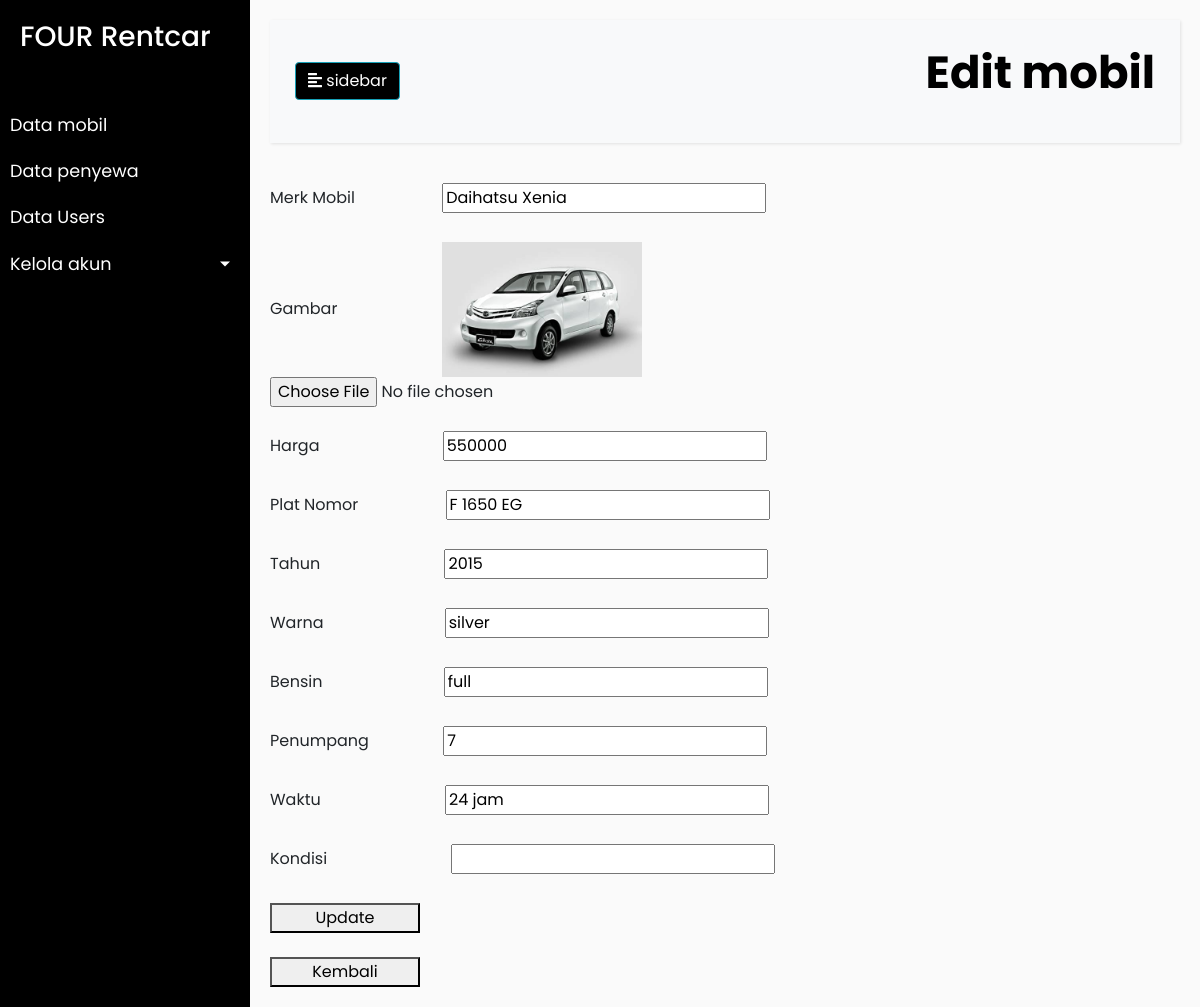
Screenshot of /editmobil.php?id=1 with the database file from the repository.
### tables this page shows
CREATE TABLE `tb_mobil` (
  `id_mobil` int(11) NOT NULL,
  `merk` varchar(255) DEFAULT NULL,
  `gambar` varchar(256) NOT NULL,
  `harga` int(100) DEFAULT NULL,
  `plat_no` varchar(255) DEFAULT NULL,
  `tahun` int(50) DEFAULT NULL,
  `warna` varchar(255) DEFAULT NULL,
  `bensin` varchar(255) DEFAULT NULL,
  `penumpang` int(50) DEFAULT NULL,
  `waktu` varchar(255) DEFAULT NULL
);

### koneksi.php (called while the page is built, shortened)
<?php
$koneksi = mysqli_connect("localhost", "root", "", "rentalkendaraan");
function query($query)
{
    global $koneksi;
    $result = mysqli_query($koneksi, $query);
    $rows = [];
    while ($row = mysqli_fetch_assoc($result)) {
        $rows[] = $row;
    }
    return $rows;
}

### editmobil.php (the view, shortened to what this page needs)
<?php
require 'koneksi.php';
$id = $_GET["id"];
$mobil = query("SELECT * FROM tb_mobil WHERE id_mobil = $id")[0];
?>
<?php include "header.php"; ?>
        <div id="content">
            <nav class="navbar navbar-expand-lg navbar-light bg-light">
                <div class="container-fluid">
                    <button type="button" id="sidebarCollapse" class="btn btn-info">
                        <i class="fas fa-align-left"></i>
                        <span>sidebar</span>
                    </button>
                    <p style="color: black; font-size: 45px; font-weight: bold;">Edit mobil</p>
                    </div>
            </nav>
            <form action="" method="POST" enctype="multipart/form-data">
                <label for="merk">Merk Mobil</label>
                <input type="text" name="merk" id="merk" required="" value="<?= $mobil["merk"]; ?>" style="margin-left: 83px;"><br><br>
                <label for="gambar">Gambar</label>
                <img src="image/<?= $mobil['gambar']; ?>" width="200px" style="margin-left: 100px;"><br>
                <input type="file" name="gambar" id="gambar">
                <br><br>
                <label for="harga">Harga</label>
                <input type="number" name="harga" id="harga" required="" value="<?= $mobil["harga"]; ?>" style="margin-left: 119px;">
                <br><br>
                <label for="plat_no">Plat Nomor</label>
                <input type="text" name="plat_no" id="plat_no" required="" value="<?= $mobil["plat_no"]; ?>" style="margin-left: 83px;">
                <br><br>
                <label for="tahun">Tahun</label>
                <input type="number" name="tahun" id="tahun" required="" value="<?= $mobil["tahun"]; ?>" style="margin-left: 120px;">
                <br><br>
                <label for="warna">Warna</label>
                <input type="text" name="warna" id="warna" required="" value="<?= $mobil["warna"]; ?>" style="margin-left: 117px;">
                <br><br>
                <label for="bensin">Bensin</label>
                <input type="text" name="bensin" id="bensin" required="" value="<?= $mobil["bensin"]; ?>" style="margin-left: 117px;">
                <br><br>
                <label for="penumpang">Penumpang</label>
                <input type="number" name="penumpang" id="penumpang" required="" value="<?= $mobil["penumpang"]; ?>" style="margin-left: 70px;">
                <br><br>
                <label for="waktu">Waktu</label>
                <input type="text" name="waktu" id="waktu" required="" value="<?= $mobil["waktu"]; ?>" style="margin-left: 120px;">
                <br><br>
                <label for="kondisi">Kondisi</label>
                <input type="text" name="kondisi" id="kondisi" required="" value="<?= $mobil["kondisi"]; ?>" style="margin-left: 120px;">
                <br><br>
                <button type="submit" name="submit" style="width: 150px;">Update</button><br><br>
                <a href="datamobil.php"><button type="button" style="width: 150px;">Kembali</button></a>
            </form>
        </div>
<?php include "footer.php"; ?>

### style.css (style rules this page uses)
body { font-family: 'Poppins', sans-serif; background: #fafafa; }
p { font-family: 'Poppins', sans-serif; font-size: 1.1em; font-weight: 300; line-height: 1.7em; color: #999; }
a, a:hover, a:focus { color: inherit; text-decoration: none; transition: all 0.3s; }
.navbar { padding: 15px 10px; background: #fff; border: none; border-radius: 0; margin-bottom: 40px; box-shadow: 1px 1px 3px rgba(0, 0, 0, 0.1); }
#content { width: 100%; padding: 20px; min-height: 100vh; transition: all 0.3s; }
.container-fluid button { background: black; }

### rows the page displays
tb_mobil: merk "Daihatsu Xenia", gambar (picture), harga "550000", plat_no "F 1650 EG", tahun "2015", warna "silver", bensin "full", penumpang "7", waktu "24 jam"
